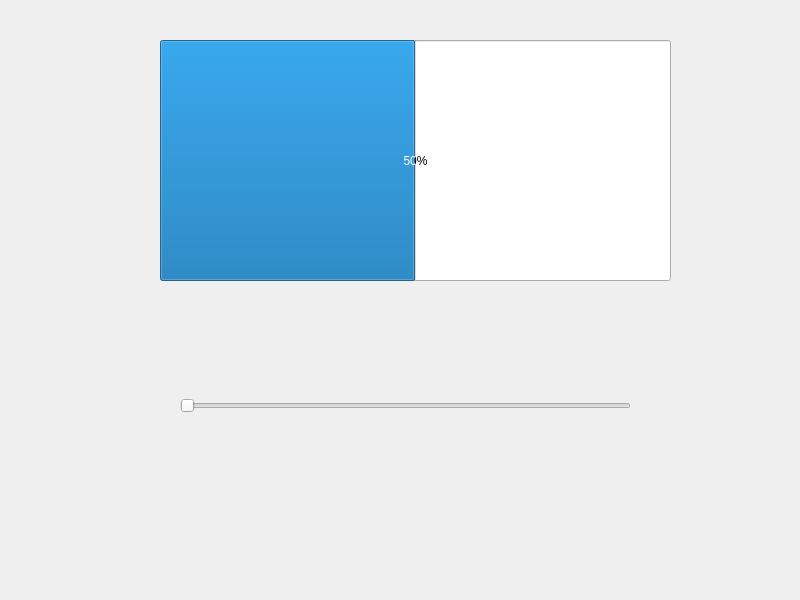
<?xml version="1.0" encoding="UTF-8"?>
<ui version="4.0">
 <class>Widget</class>
 <widget class="QWidget" name="Widget">
  <property name="geometry">
   <rect>
    <x>0</x>
    <y>0</y>
    <width>800</width>
    <height>600</height>
   </rect>
  </property>
  <property name="windowTitle">
   <string>Widget</string>
  </property>
  <widget class="QProgressBar" name="progressBar">
   <property name="geometry">
    <rect>
     <x>160</x>
     <y>40</y>
     <width>511</width>
     <height>241</height>
    </rect>
   </property>
   <property name="value">
    <number>50</number>
   </property>
  </widget>
  <widget class="QSlider" name="horizontalSlider">
   <property name="geometry">
    <rect>
     <x>180</x>
     <y>350</y>
     <width>451</width>
     <height>111</height>
    </rect>
   </property>
   <property name="orientation">
    <enum>Qt::Horizontal</enum>
   </property>
  </widget>
 </widget>
 <resources/>
 <connections/>
</ui>
